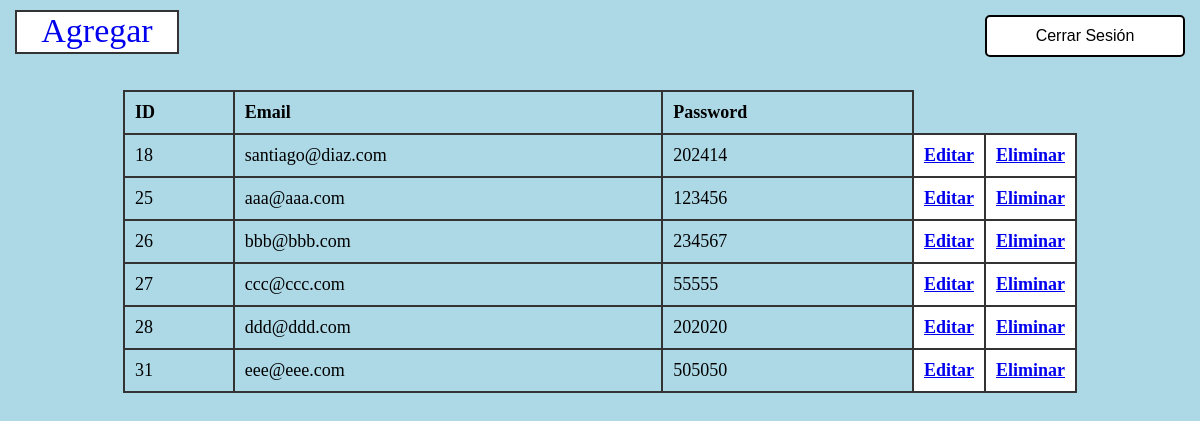
Screenshot of /views/usuarios/listado.php (signed in) with the database file from the repository.
### tables this page shows
CREATE TABLE `usuarios` (
  `id` int(11) NOT NULL,
  `email` varchar(255) NOT NULL,
  `password` varchar(255) NOT NULL
);

### views/usuarios/listado.php (the view, shortened to what this page needs)
<?php
include("../../includes/db.php");
$stmt = $conx->prepare("SELECT * FROM usuarios");
$stmt->execute();
$resultado = $stmt->get_result();
 ?>
<!DOCTYPE html>
<html lang="en">
<head>
    <link rel="stylesheet" href="style.css">
</head>
<body>
<a class="agregar" href="/views/usuarios/formulario.php">Agregar</a> <br>
<table class="tabla_listado">
    <thead>
        <tr>
            <th>ID</th>
            <th>Email</th>
            <th>Password</th>
            </tr>
        </thead>
        <?php while ($fila = $resultado-> fetch_object()) { ?>
            <tr>
                <td> <?php echo $fila->id ?></td>
                <td> <?php echo $fila->email ?></td>
                <td> <?php echo $fila->password ?></td>
                <td class="edit"><a href="/views/usuarios/formulario.php?operacion=EDIT&id=<?php echo $fila->id ?>">Editar</a> </td>
                <td class="delete"><a href="/controllers/usuarios.php?operacion=DELETE&id=<?php echo $fila->id ?>">Eliminar</a> </td>
            </tr>
     <?php } ?>
</table>
<form action="/controllers/cerrar_sesion.php" method="POST">
    <button class="logout" name="logout" type="submit">Cerrar Sesión</button>
</form>
</body>
</html>

### views/usuarios/style.css (style rules this page uses)
body { background-color: lightblue; display: flex; justify-content: center; align-items: center; margin: 70px; }
.tabla_listado { width: 90%; border-collapse: collapse; margin: 20px 0; font-size: 18px; text-align: left; background-color: lightblue; }
th, td { border:solid 2px #333; padding: 10px; }
.edit, .delete { text-decoration: none; width: 17px; background-color: white; font-weight: bold; }
.agregar { height: 40px; left: 15px; position: absolute; top: 10px; width: 160px; font-size: 34px; background-color: white; text-decoration: none; border: 2px solid #333; text-align: center; }
.logout { background-color: #ffffff; color: rgb(0, 0, 0); padding: 10px 20px; border: 2px solid black; border-radius: 5px; cursor: pointer; font-size: 16px; margin: 5px; width: 200px; position: absolute; top: 10px; right: 10px; }

### rows the page displays
usuarios: id "18", email "santiago@diaz.com", password "202414"
usuarios: id "25", email "aaa@aaa.com", password "123456"
usuarios: id "26", email "bbb@bbb.com", password "234567"
usuarios: id "27", email "ccc@ccc.com", password "55555"
usuarios: id "28", email "ddd@ddd.com", password "202020"
usuarios: id "31", email "eee@eee.com", password "505050"
